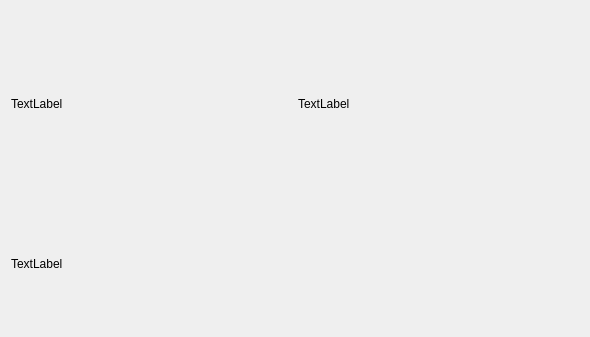
<?xml version="1.0" encoding="UTF-8"?>
<ui version="4.0">
 <class>ReportPage2</class>
 <widget class="QWidget" name="ReportPage2">
  <property name="geometry">
   <rect>
    <x>0</x>
    <y>0</y>
    <width>590</width>
    <height>337</height>
   </rect>
  </property>
  <property name="windowTitle">
   <string>Form</string>
  </property>
  <layout class="QVBoxLayout" name="verticalLayout" stretch="3,2">
   <item>
    <layout class="QHBoxLayout" name="horizontalLayout">
     <item>
      <widget class="QLabel" name="surface">
       <property name="text">
        <string>TextLabel</string>
       </property>
      </widget>
     </item>
     <item>
      <widget class="QLabel" name="contour">
       <property name="text">
        <string>TextLabel</string>
       </property>
      </widget>
     </item>
    </layout>
   </item>
   <item>
    <widget class="QLabel" name="profile">
     <property name="text">
      <string>TextLabel</string>
     </property>
    </widget>
   </item>
  </layout>
 </widget>
 <resources/>
 <connections/>
</ui>
